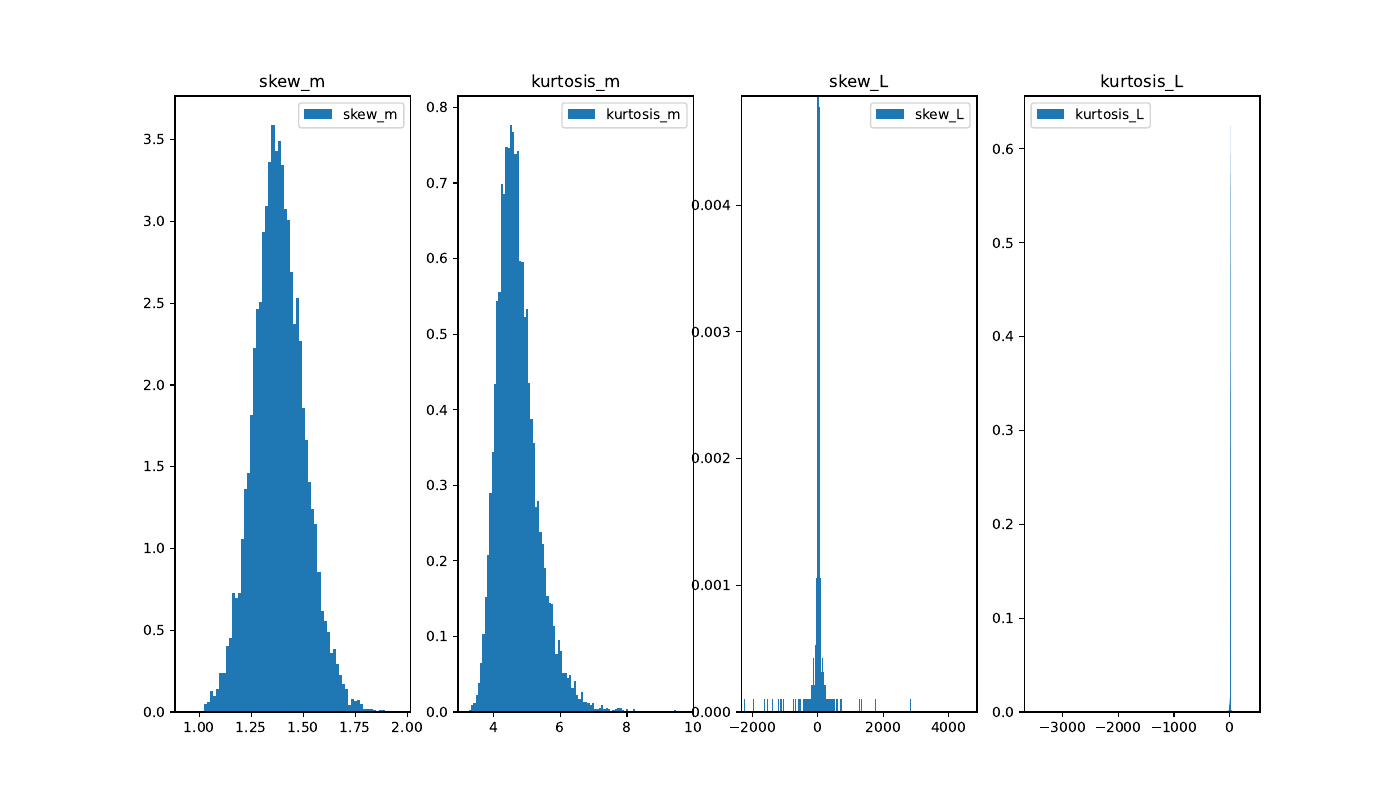

Write Python code to recreate this figure.
import numpy as np
from numpy.random import normal, standard_cauchy
from numpy.polynomial.legendre import legvander
import matplotlib.pyplot as plt


N = 1024
x = normal(size=(N, 10_000))
y = x + np.power(x, 2)/6


histogram = np.histogram(y, density=True)


def statistics(samples):
    n = len(samples)
    m2, m3, m4 = [np.sum(np.power(samples, k), axis=0)/n for k in (2, 3, 4)]
    k_max=4
    y = np.sort(samples);
    P = legvander(np.linspace(-1.0, 1.0, n), k_max)
    L2, L3, L4 = [np.sum((y.T*P[:,k-1]).T, axis=0)/n for k in (2, 3, 4)]


    skew_m = m3/(m2**(3.0/2.0))
    kurtosis_m = m4/(m2**2)

    skew_L = L3/L2
    kurtosis_L = L4/L2

    return skew_m, kurtosis_m, skew_L, kurtosis_L

fig, ((f_1, f_2, f_3, f_4)) = plt.subplots(1, 4, figsize=(14, 8))

skew_m, kurtosis_m, skew_L, kurtosis_L = statistics(y)

f_1.hist(skew_m, density=True, bins='auto', label="skew_m")
f_1.set_title("skew_m")
f_1.legend()

f_2.hist(kurtosis_m, density=True, bins='auto', label="kurtosis_m")
f_2.set_title("kurtosis_m")
f_2.legend()

print(np.min(skew_m), np.max(skew_m), np.mean(skew_m))
print(np.min(skew_L), np.max(skew_L), np.mean(skew_L))
f_3.hist(skew_L, density=True, bins='auto', label="skew_L")
f_3.set_title("skew_L")
f_3.legend()

f_4.hist(kurtosis_L, density=True, bins='auto', label="kurtosis_L")
f_4.set_title("kurtosis_L")
f_4.legend()

plt.show()
fig.savefig("Q3.pdf")